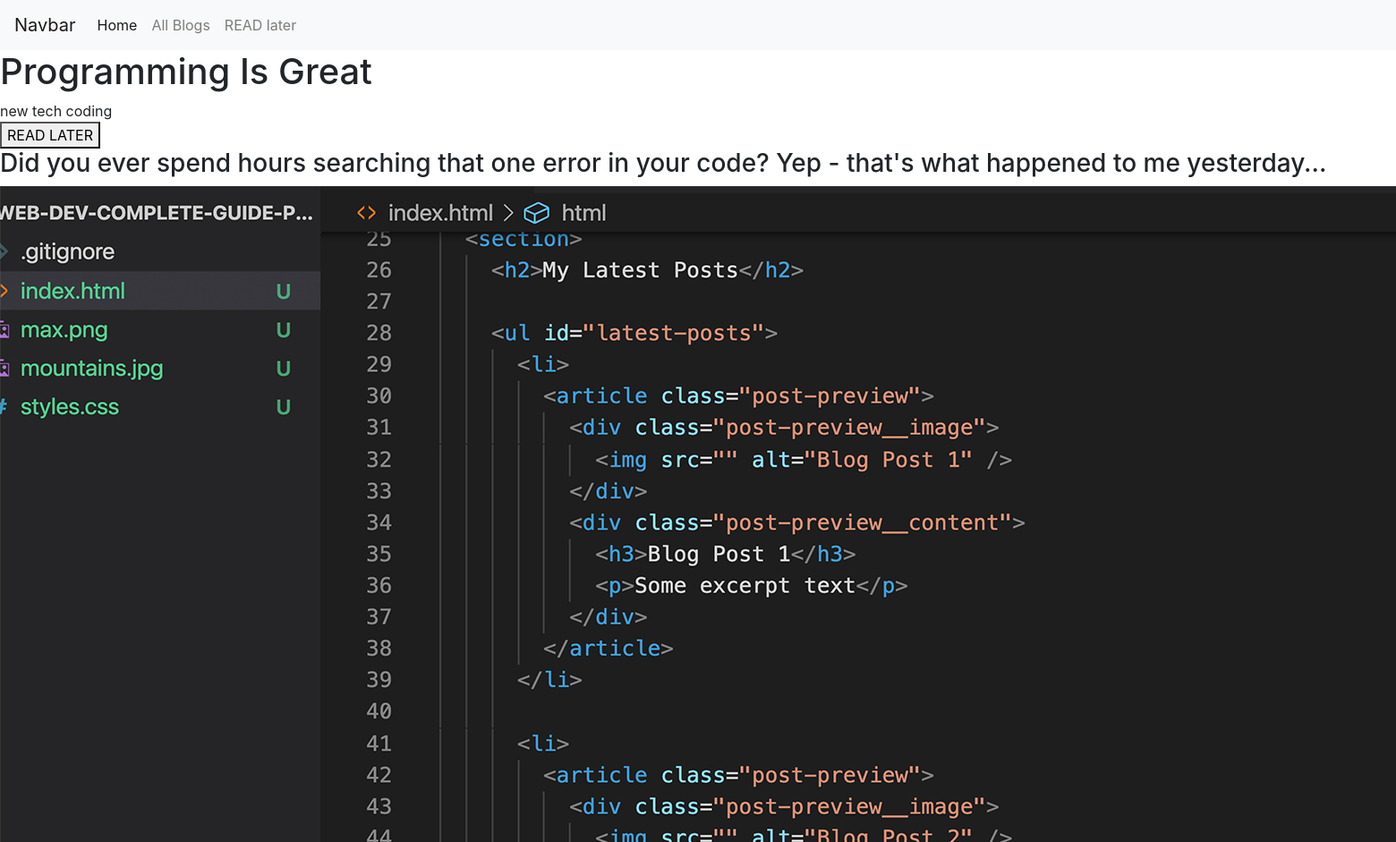
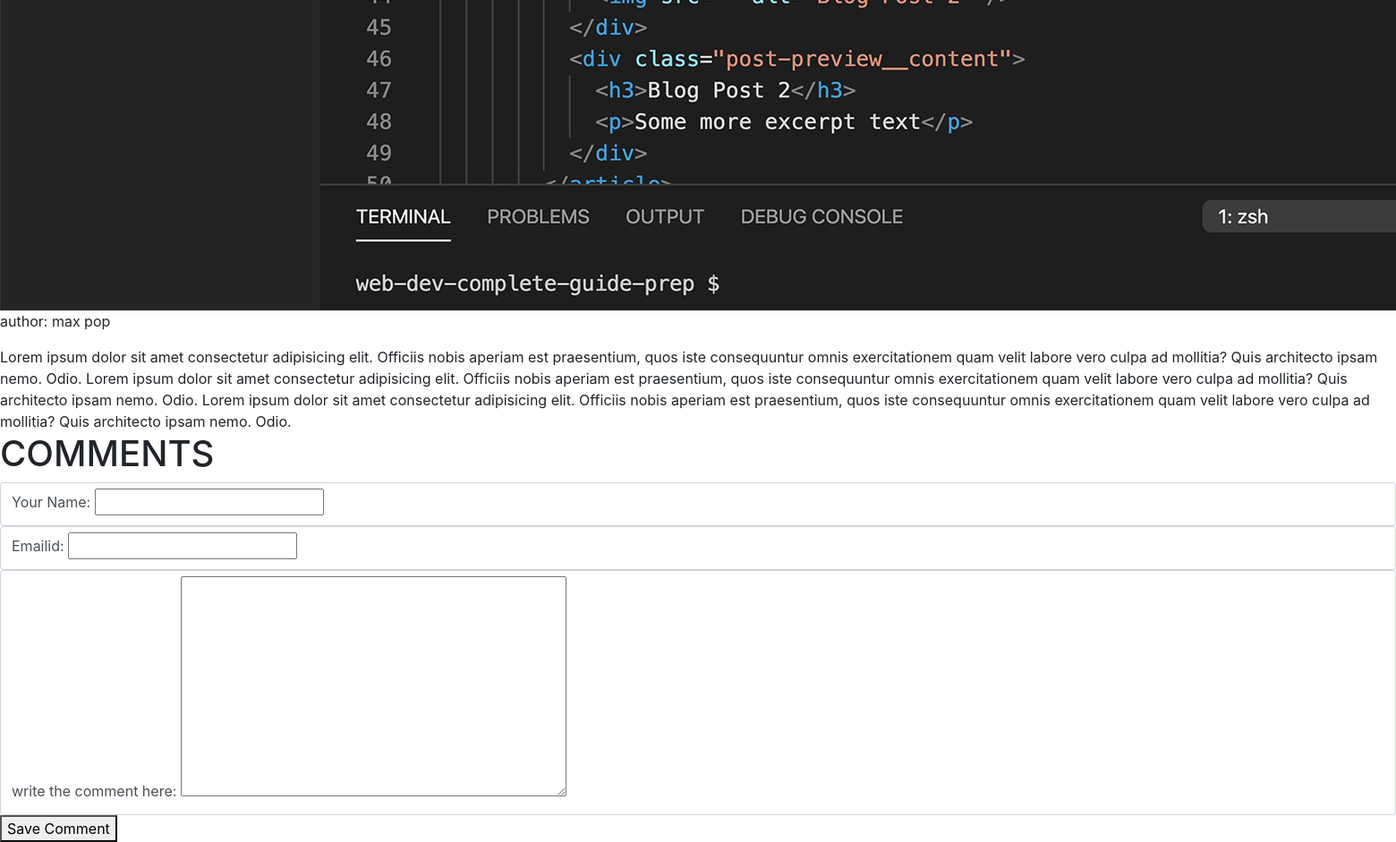
Page /blogs/programming-is-great on the committed database (2 pictures, top to bottom).
### blog/models.py (models this page shows, shortened)
class Blog(models.Model):
    title =models.CharField(max_length=100)
    excerpt=models.TextField(max_length=500)
    image=models.ImageField(upload_to='Blogs',null=True)
    author=models.ForeignKey(Author,on_delete=models.SET_NULL,related_name='blogs',null=True)
    date=models.DateField(auto_now=True)
    slug=models.SlugField(unique=True,db_index=True)
    tags=models.ManyToManyField(Tag,related_name='blogs')
    content=models.TextField(validators=[MinLengthValidator(10)])

class Tag(models.Model):
    tag=models.CharField(max_length=20)

class Author(models.Model):
    first_name=models.CharField(max_length=30)
    last_name=models.CharField(max_length=30)
    email=models.EmailField( max_length=254)

### blog/views.py (the view, shortened to what this page needs)
# urls.py: path('blogs/<slug:slug>',views.blog_detail.as_view(),name='blog_detail'),
class blog_detail(View):
     def get(self,request,slug):
        blog=Blog.objects.get(slug=slug)
        tags=blog.tags.all()
        comment_form=commentform()
        all_comments=blog.comments.all()
        return render(request,'blog/blog_detail.html',{'form':comment_form,'blog':blog,'all_comments':all_comments,'tags':tags})

### blog/forms.py
class commentform(forms.ModelForm):
    class Meta:
        model=Comment
        exclude=['post']
        labels={
            "user_name":"Your Name",
            "emaild":"Your Email ID",
            "comment":"write the comment here",
        }

### blog/templates/blog/blog_detail.html (shortened to what this page needs)
{% extends 'base.html' %}
{% load static%}
{% block body%}
<section id="nav_bar">
    <nav class="navbar navbar-expand-lg navbar-light bg-light">
        <a class="navbar-brand" href="#">Navbar</a>
        <div class="collapse navbar-collapse" id="navbarNav">
          <ul class="navbar-nav">
            <li class="nav-item active">
              <a class="nav-link" href="{% url 'index'%}">Home <span class="sr-only">(current)</span></a>
            </li>
            <li class="nav-item">
              <a class="nav-link" href="{% url 'allblogs'%}">All Blogs</a>
            </li>
            <li class="nav-item">
              <a class="nav-link" href="{% url 'read-later'%}">READ later</a>
            </li>
          </ul>
        </div>
      </nav>
</section>
<section id="blog">
    <h1>{{blog.title}}</h1>
    {%for tag in tags%}
    <span>{{tag.tag}}</span>
    {%endfor%}
    <form action='{% url "read-later" %}' method='POST' >
     <button >READ LATER</button>
    </form>
    <h3>{{blog.excerpt}}</h3>
      <img src='{{blog.image.url}}'/>
     <p>author: {{ blog.author.first_name}} {{ blog.author.last_name}}</p>
      <div>
        {{blog.content}}
      </div>
</section>
<h1>COMMENTS</h1>
 <section>
  <form action="{% url 'blog_detail' blog.slug %}" method='post'>
    {% for form_field in form %}
      <div class="form-control {% if form_field.errors %}invalid{% endif %}">
        {{ form_field.label_tag }}
        {{ form_field }}
      </div>
    {% endfor %}
     <button>Save Comment</button>
  </form>
 </section>
{%endblock%}

### rows in the picture
Blog: title "Programming Is Great", excerpt "Did you ever spend hours searching that one error in your code? Yep - that's what happened to me yesterday...", image (picture), author.first_name "max", author.last_name "pop", content "Lorem ipsum dolor sit amet consectetur adipisicing elit. Officiis nobis aperiam est praesentium, quos iste consequuntur omnis exercitationem quam velit labore vero culpa ad mollitia? Quis architecto ipsam nemo. Odio. Lorem ipsum dolor sit amet consectetur adipisicing elit. Officiis nobis aperiam est praesentium, quos iste consequuntur omnis exercitationem quam velit labore vero culpa ad mollitia? Quis architecto ipsam nemo. Odio. Lorem ipsum dolor sit amet consectetur adipisicing elit. Officiis nobis aperiam est praesentium, quos iste consequuntur omnis exercitationem quam velit labore vero culpa ad mollitia? Quis architecto ipsam nemo. Odio."
Tag: tag "new"
Tag: tag "tech"
Tag: tag "coding"
